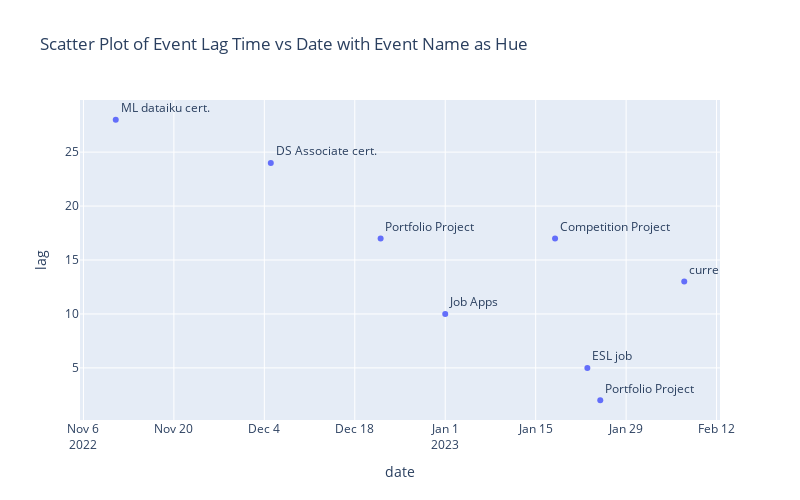

The cell this chart's notebook holds for it:
### Code cell
fig = px.scatter(
    df_main[indx_fltr:],
    x="date",
    y="lag",
    height=500,
    width=800,
    text="label",
    title="Scatter Plot of Event Lag Time vs Date with Event Name as Hue",
)
fig.update_traces(textposition="top right")
fig.show()

### Figure 1 — Plotly figure (JSON) as saved in the notebook; plotly's stock layout.template omitted (floating-point values rounded to 4 significant figures)
{"data": [{"hovertemplate": "date=%{x}<br>lag=%{y}<br>label=%{text}<extra></extra>", "legendgroup": "", "marker": {"color": "#636efa", "symbol": "circle"}, "mode": "markers+text", "name": "", "orientation": "v", "showlegend": false, "text": ["ML dataiku cert.", "DS Associate cert.", "Portfolio Project", "Job Apps", "Competition Project", "ESL job", "Portfolio Project", "current_post"], "textposition": "top right", "type": "scatter", "x": ["2022-11-11T00:00:00", "2022-12-05T00:00:00", "2022-12-22T00:00:00", "2023-01-01T00:00:00", "2023-01-18T00:00:00", "2023-01-23T00:00:00", "2023-01-25T00:00:00", "2023-02-07T00:00:00"], "xaxis": "x", "y": [28, 24, 17, 10, 17, 5, 2, 13], "yaxis": "y"}], "layout": {"height": 500, "legend": {"tracegroupgap": 0}, "title": {"text": "Scatter Plot of Event Lag Time vs Date with Event Name as Hue"}, "width": 800, "xaxis": {"anchor": "y", "domain": [0, 1], "title": {"text": "date"}}, "yaxis": {"anchor": "x", "domain": [0, 1], "title": {"text": "lag"}}}}
